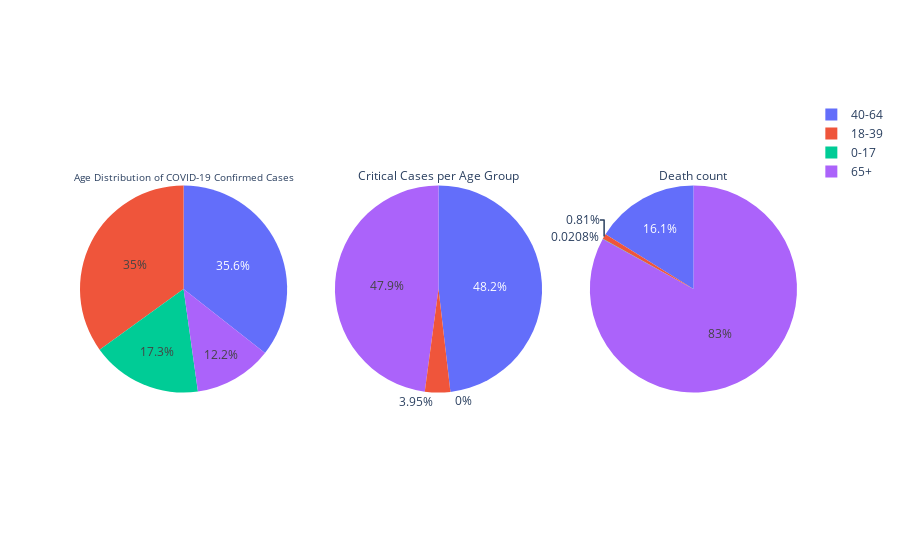

Here is the notebook cell this chart was saved with:
### Code cell
file = '../Data/covid19-data-greece/data/greece/age_distribution/age_data.json'
age_groups = age_data_stats(file)

fig = make_subplots(
    rows=1, cols=3, specs=[[{"type": "pie"}, {"type": "pie"}, {"type": "pie"}]]
)
titles = [
    "Age Distribution of COVID-19 Confirmed Cases",
    "Critical Cases per Age Group",
    "Death count",
]

for idx, col in enumerate(age_groups.columns):
    fig.add_trace(
        go.Pie(labels=age_groups.index, values=age_groups[col], title=titles[idx]),
        row=1,
        col=idx + 1,
    )

fig.show()

### Figure 1 — Plotly figure (JSON) as saved in the notebook; plotly's stock layout.template omitted (floating-point values rounded to 4 significant figures)
{"data": [{"domain": {"x": [0, 0.2889], "y": [0, 1]}, "labels": ["0-17", "18-39", "40-64", "65+"], "title": {"text": "Age Distribution of COVID-19 Confirmed Cases"}, "type": "pie", "values": [172335, 348959, 355419, 121615]}, {"domain": {"x": [0.3556, 0.6444], "y": [0, 1]}, "labels": ["0-17", "18-39", "40-64", "65+"], "title": {"text": "Critical Cases per Age Group"}, "type": "pie", "values": [0, 28, 341, 339]}, {"domain": {"x": [0.7111, 1], "y": [0, 1]}, "labels": ["0-17", "18-39", "40-64", "65+"], "title": {"text": "Death count"}, "type": "pie", "values": [4, 156, 3108, 15980]}], "layout": {}}
